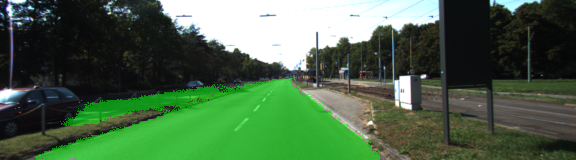
#> input picture sample1.png, 576 x 160 px
$ python -i augument.py   (imports and definitions only)
#> lines starting #> are read from the running program, lines starting #| are printed output that depends on the picture
import numpy as np
import cv2
import math

def augument_brightness_image(image):
    image_hsv = cv2.cvtColor(image, cv2.COLOR_RGB2HSV)
    rand_brightness = (np.random.uniform() * .9) + 0.05
    image_hsv[:,:,2] = image_hsv[:, :, 2]*rand_brightness
    return cv2.cvtColor(image_hsv, cv2.COLOR_HSV2RGB)

def rotate_image(image, rotation_range = 20):
    # Rotation
#> called with rotation_range = 90
    img_shape = image.shape
#> img_shape = (160, 576, 3)
    angle_rot = np.random.uniform(rotation_range) - (rotation_range/2)
    rotation_M = cv2.getRotationMatrix2D((img_shape[1]/2, img_shape[0]/2), angle_rot, 1)
    img_rotate = cv2.warpAffine(image,rotation_M,(img_shape[1], img_shape[0]))
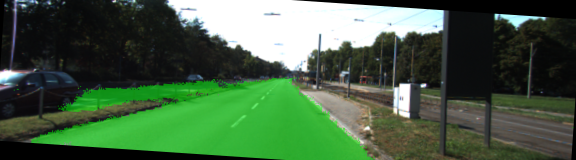
#> img_rotate: shape (160, 576, 3); mean R, G, B 69.2, 95.9, 67.5
    return img_rotate

def shear_translate_image(image, shear_range = 25):
    # Shear Transformation
#> called with shear_range = 40
    img_shape = image.shape
#> img_shape = (160, 576, 3)
    source_shear_pts = np.float32([[20,20], [40,20], [20, 40]])
    shear_pt1= 20 + np.random.uniform() * shear_range - (shear_range/2)
    shear_pt2 = 40 + np.random.uniform() * shear_range - (shear_range/4)
    dest_shear_pts = np.float32([[shear_pt1, 20], [shear_pt2, shear_pt1], [shear_pt1, 40]])

    shear_M = cv2.getAffineTransform(source_shear_pts, dest_shear_pts)
    img_shear = cv2.warpAffine(image,shear_M,(img_shape[1], img_shape[0]))
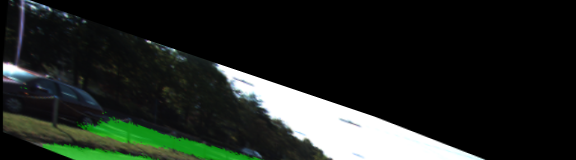
#> img_shear: shape (160, 576, 3); mean R, G, B 33.1, 38.6, 33.8
    return img_shear

def translate_image(image, translation_range = 40):
    # Translation
#> called with translation_range = 40
    img_shape = image.shape
#> img_shape = (160, 576, 3)
    tr_x = translation_range*np.random.uniform()-translation_range/2
    tr_y = translation_range*np.random.uniform()-translation_range/2
    Trans_M = np.float32([[1,0,tr_x],[0,1,tr_y]])
    img_translate = cv2.warpAffine(image,Trans_M,(img_shape[1], img_shape[0]))
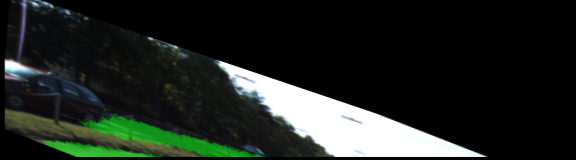
#> img_translate: shape (160, 576, 3); mean R, G, B 33.1, 38.6, 33.8
    return img_translate


def transform_image(img, rotation_range = 90, shear_range = 40, translation_range = 40, brightness = True):
    '''
    This function transforms images to generate new images.
    The function takes in following arguments,
    1- Image
    2- ang_range: Range of angles for rotation
    3- shear_range: Range of values to apply affine transform to
    4- trans_range: Range of values to apply translations over.

    A Random uniform distribution is used to generate different parameters for transformation

    '''
    img = rotate_image(img, rotation_range)
    img = shear_translate_image(img, shear_range)
    img = translate_image(img, translation_range)
    if (brightness):
        img = augument_brightness_image(img)
#> in augument_brightness_image, `image_hsv = cv2.cvtColor(image, cv2.COLOR_RGB2HSV)`: image_hsv: shape (160, 576, 3); mean H, S, V 28.9, 24.3, 39.4
#> in augument_brightness_image, `image_hsv[:,:,2] = image_hsv[:, :, 2]*rand_brightness`: image_hsv: shape (160, 576, 3); mean H, S, V 28.9, 24.3, 24.6
#> in augument_brightness_image, `return cv2.cvtColor(image_hsv, cv2.COLOR_HSV2RGB)`:
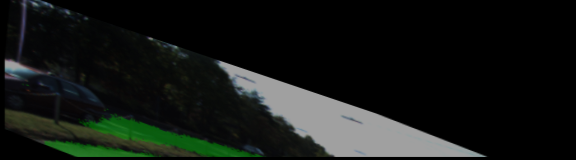
#> returned value: shape (160, 576, 3); mean R, G, B 20.5, 24, 21
    return img

>>> import cv2
>>> picture = cv2.cvtColor(cv2.imread('sample1.png'), cv2.COLOR_BGR2RGB)
>>> result = transform_image(picture)

$ run again, on sample2.png
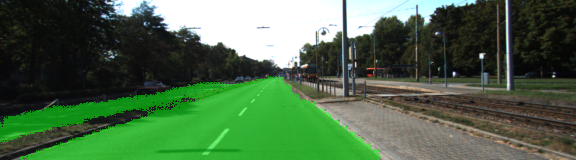
#> input picture sample2.png, 576 x 160 px
#> in rotate_image, `img_rotate = cv2.warpAffine(image,rotation_M,(img_shape[1], img_shape[..`:
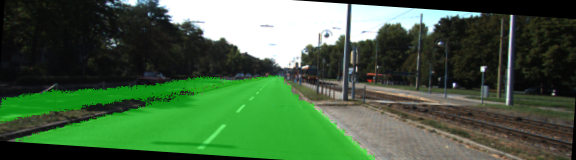
#> img_rotate: shape (160, 576, 3); mean R, G, B 69.3, 97.8, 66.7
#> in augument_brightness_image, `return cv2.cvtColor(image_hsv, cv2.COLOR_HSV2RGB)`:
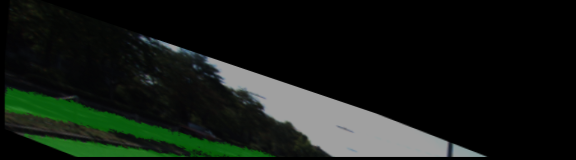
#> returned value: shape (160, 576, 3); mean R, G, B 20.4, 26.1, 20.8

$ run again, on sample3.png
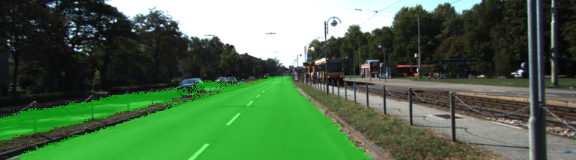
#> input picture sample3.png, 576 x 160 px
#> in rotate_image, `img_rotate = cv2.warpAffine(image,rotation_M,(img_shape[1], img_shape[..`:
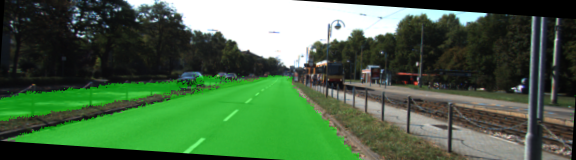
#> img_rotate: shape (160, 576, 3); mean R, G, B 72.5, 101.6, 70.2
#> in augument_brightness_image, `return cv2.cvtColor(image_hsv, cv2.COLOR_HSV2RGB)`:
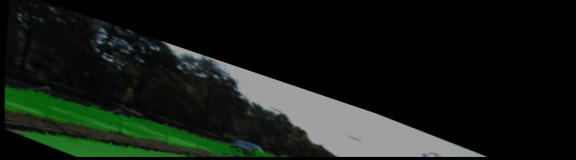
#> returned value: shape (160, 576, 3); mean R, G, B 21.5, 27.9, 22

$ run again, on sample4.png
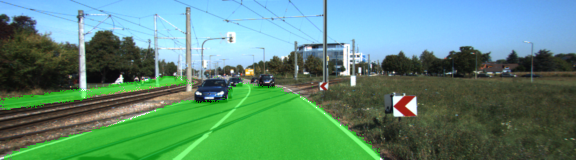
#> input picture sample4.png, 576 x 160 px
#> in rotate_image, `img_rotate = cv2.warpAffine(image,rotation_M,(img_shape[1], img_shape[..`:
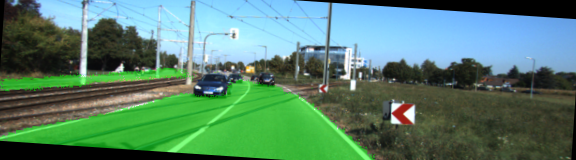
#> img_rotate: shape (160, 576, 3); mean R, G, B 86.4, 129.3, 109.5
#> in augument_brightness_image, `return cv2.cvtColor(image_hsv, cv2.COLOR_HSV2RGB)`:
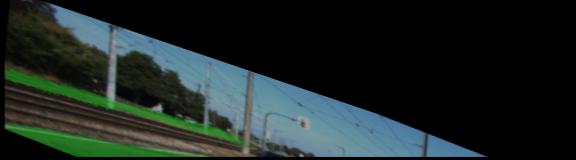
#> returned value: shape (160, 576, 3); mean R, G, B 29.1, 39.6, 37.3
